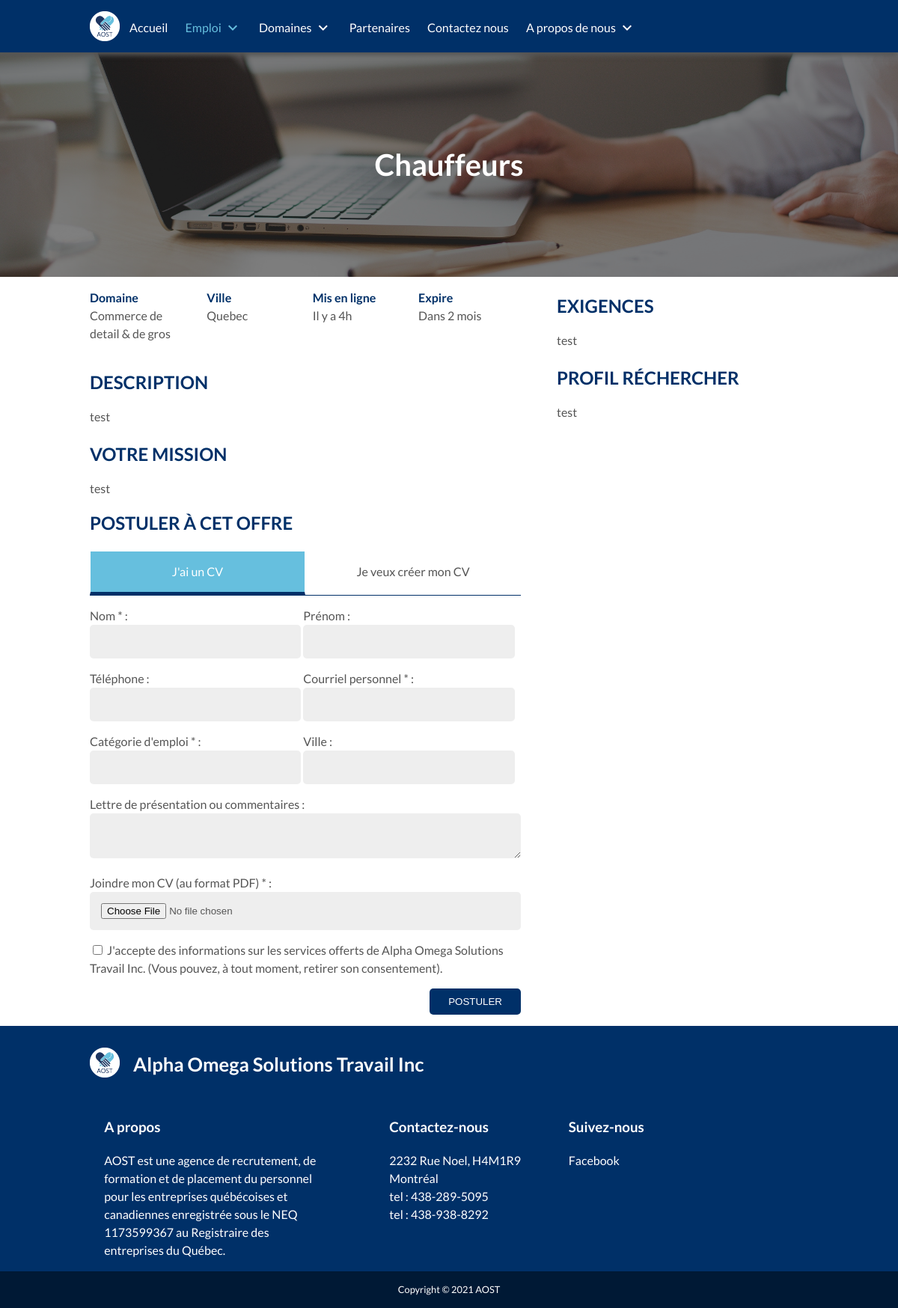
Screenshot of /job/offers/a/chauffeurs/2/ with the database file from the repository.
### tables this page shows
CREATE TABLE IF NOT EXISTS `subdomains` (
  `id` bigint(20) NOT NULL AUTO_INCREMENT,
  `id_admin` bigint(20) NOT NULL,
  `id_domain` bigint(20) NOT NULL,
  `name` varchar(200) NOT NULL,
  `color` varchar(100) NOT NULL,
  `image` varchar(255) NOT NULL,
  `added_at` datetime NOT NULL DEFAULT CURRENT_TIMESTAMP,
  PRIMARY KEY (`id`),
  KEY `id_domain` (`id_domain`),
  KEY `fk_admin` (`id_admin`)
);

CREATE TABLE IF NOT EXISTS `domains` (
  `id` bigint(20) NOT NULL AUTO_INCREMENT,
  `id_admin` bigint(20) NOT NULL,
  `name` varchar(100) NOT NULL,
  `color` varchar(100) NOT NULL,
  `image` varchar(100) NOT NULL,
  `added_at` datetime NOT NULL DEFAULT CURRENT_TIMESTAMP,
  PRIMARY KEY (`id`),
  KEY `id_admin` (`id_admin`)
);

CREATE TABLE IF NOT EXISTS `city` (
  `id` bigint(20) NOT NULL AUTO_INCREMENT,
  `name` varchar(150) NOT NULL,
  `added_at` datetime NOT NULL DEFAULT CURRENT_TIMESTAMP,
  PRIMARY KEY (`id`)
);

CREATE TABLE IF NOT EXISTS `offers` (
  `id` bigint(20) NOT NULL AUTO_INCREMENT,
  `id_admin` bigint(20) NOT NULL,
  `id_subdomain` bigint(20) NOT NULL,
  `id_city` bigint(20) NOT NULL,
  `compagny` varchar(100) NOT NULL,
  `description` longtext COMMENT 'Description globale de la demande',
  `missions` longtext COMMENT 'description détaillée (par mission) de la demande',
  `skill` longtext COMMENT 'compétences requises du postulant',
  `candidate_profile` longtext COMMENT 'Informations requises du postulant (age, annee d''experience, caractere etc...)',
  `cv` int(1) NOT NULL DEFAULT '0' COMMENT 'vaudra 1 si un CV est requit pour postuler',
  `motivation` int(1) NOT NULL DEFAULT '0' COMMENT 'Vaudra 1 si une lettre de motivation est requise pour postuler',
  `deleted` int(2) NOT NULL DEFAULT '0' COMMENT 'Vaudra 1 si supprimé par un admin (restera présente dans un onglet archives ou corbeille)',
  `expired` int(2) NOT NULL DEFAULT '0' COMMENT 'vaudra 1 si déjà expiré',
  `deadline` datetime NOT NULL COMMENT 'Date limite',
  `added_at` datetime NOT NULL DEFAULT CURRENT_TIMESTAMP,
  PRIMARY KEY (`id`),
  KEY `fk_city` (`id_city`),
  KEY `fk_subdomain` (`id_subdomain`),
  KEY `fk_admin` (`id_admin`)
);

### outils/php/Posting.class.php (the view, shortened to what the rows shown need)
<?php
class Posting{
  private $title;
  private $id_offer;
  private $btnTitle;
  private $pageTraitement;
  public function __construct($pageTraitement, $title, $btnTitle, $id_offer){
    $this->pageTraitement= $pageTraitement;
    $this->title= $title;
    $this->btnTitle= $btnTitle;
    $this->id_offer= $id_offer;
  }
  public function getPostingSection(){
    global $domain;
    global $subdomain;
    $current_offer=[
      'id'=>0,
      'id_admin'=>0,
      'id_subdomain'=>0,
      'id_city'=>0,
      'compagny'=>0,
      'description'=>"",
      'missions'=>"",
      'skill'=>"",
      'candidate_profile'=>"",
      'cv'=>0,
      'motivation'=>0,
      'deleted'=>0,
      'expired'=>0,
      'deadline'=>"",
      'added_at'=>""
    ];
    $offer = new Offer($current_offer);
    if($this->id_offer != ""){
      $offer = $offer -> getOffer($this->id_offer);
    }else {
      $offer->setCv(1);
      $offer->setMotivation(1);
    }
    ?>
    <link rel="stylesheet" href="<?php echo _ROOT_PATH."outils/css/posting.css" ?>"/>
    <h2 class=" margin-top-none"><?php echo $this->title; ?></h2>
    <div class="cv_header">
      <div class="have_cv_btn cv_btn_active">J'ai un CV</div>
      <div class="make_cv_btn">Je veux créer mon CV</div>
    </div>
    <div class="have_cv_block">
      <form class="" action="<?php echo _ROOT_PATH; ?><?php echo $this->pageTraitement; ?>" method="post" enctype="multipart/form-data">
        <div class="input-block">
          <label for="name">Nom<span class="form-required"> </span> :</label>
          <input type="text" name="name" required value="">
        </div>
        <div class="input-block">
          <label for="first_name">Prénom :</label>
          <input type="text" name="first_name" value="">
        </div>
        <div class="input-block">
          <label for="phone">Téléphone :</label>
          <input type="text" name="phone" value="">
        </div>
        <div class="input-block">
          <label for="email">Courriel personnel<span class="form-required"> </span> :</label>
          <input type="text" name="email" value="">
        </div>
        <div class="input-block job-block-cv">
          <label for="job-category-cv">Catégorie d'emploi<span class="form-required"> </span> :</label>
          <input type="text" class="job-category" id="job-category-cv" name="domain" readonly required>
        </div>
        <div class="input-block">
          <label for="city">Ville :</label>
          <input type="text" name="city" value="">
        </div>
        <div class="input-block text-area-block">
          <label for="about">Lettre de présentation ou commentaires :</label>
          <textarea name="about" ></textarea>
        </div>
        <div class="input-block text-area-block">
          <label for="cv_file">Joindre mon CV (au format PDF)<span class="form-required"> </span> :</label>
          <input type="file" name="cv_file" required value="">
        </div>
        <div class="checkbox-block">
          <input type="checkbox" id="EULA2" name="" value="" required>
          <label for="EULA2">J'accepte des informations sur les services offerts de Alpha Omega Solutions Travail Inc. (Vous pouvez, à tout moment, retirer son consentement).</label>
        </div>
        <div class="button-block">
          <button type="submit" class="btn btn-primary" name="button"><?php echo $this->btnTitle; ?></button>
        </div>
      </form>
    </div>
        <?php
        $domains = $domain->getDomains();
        foreach($domains as $domain){
          $subdomains = $subdomain->getListSubdomains($domain->getId());
          ?>
            <?php foreach($subdomains as $subdomain){ ?>
              <div class="sub_domain_modal_item">
                <label for="<?php echo $subdomain->getName().$domain->getId(); ?>"><?php echo $subdomain->getName(); ?></label>
                <input class="sd_item" type="checkbox" id="<?php echo $subdomain->getName().$domain->getId(); ?>" name="<?php echo $subdomain->getName(); ?>" value="<?php echo $subdomain->getName(); ?>" onchange="fillSubDomain(this)">
              </div>
            <?php } ?>
        <?php }?>
        <?php
        $domains = $domain->getDomains();
        foreach($domains as $domain){
          $subdomains = $subdomain->getListSubdomains($domain->getId());
          ?>
            <?php foreach($subdomains as $subdomain){ ?>
              <div class="sub_domain_modal_item">
                <label for="<?php echo $subdomain->getName()."-".$domain->getId(); ?>"><?php echo $subdomain->getName(); ?></label>
                <input class="sd_item" type="checkbox" id="<?php echo $subdomain->getName()."-".$domain->getId(); ?>" name="<?php echo $subdomain->getName(); ?>" value="<?php echo $subdomain->getName(); ?>" onchange="fillSubDomainNoCv(this)">
              </div>
            <?php } ?>
        <?php }?>
  <?php }
}
?>

### job/offers/about/about.php
<div class="container-box" style="background-image: url('/aost/img/bg/bg1.jpg');">
  <div class="container-box-shadow">
    <div class="offset-10-laptop container-box-body" style="">
      <div class="container-title"><?php echo ucwords($subdomain->getName()); ?></div>
    </div>
  </div>
</div>
<div class="offset-10-laptop section_asside_block">
  <div class="section">
    <div class="infos_block">
      <div class="infos_text_item">
        <span>Domaine</span>
        <p>
          <?php
          $domain = $domain->getDomain($subdomain->getId_domain());
          echo $domain->getName();
          ?>
        </p>
      </div>
      <div class="infos_text_item">
        <span>Ville</span>
        <p>
          <?php
          $city = $city->getCity($offer->getId_city());
          echo $city->getName();
          ?>
        </p>
      </div>
      <div class="infos_text_item">
        <span>Mis en ligne</span>
        <p><?php echo get_elapsed_time($offer->getAdded_at()); ?></p>
      </div>
      <div class="infos_text_item">
        <span>Expire</span>
        <p><?php echo get_expired_time($offer->getDeadline()); ?></p>
      </div>
    </div>
    <div class="about_block">
      <h2 class="margin-bottom-none">Description</h2>
      <div class="about_text">
        <?php echo htmlspecialchars_decode($offer->getDescription()); ?>
      </div>
    </div>
    <div class="about_block">
      <h2 class="margin-bottom-none">Votre mission</h2>
      <div class="about_text">
        <?php echo htmlspecialchars_decode($offer->getMissions()); ?>
      </div>
    </div>
  </div>
  <div class="aside">
    <div class="about_block">
      <h2 class="margin-bottom-none">Exigences</h2>
      <div class="about_text">
        <?php echo htmlspecialchars_decode($offer->getSkill()); ?>
      </div>
    </div>
    <div class="about_block">
      <h2 class="margin-bottom-none">Profil réchercher</h2>
      <div class="about_text">
        <?php echo htmlspecialchars_decode($offer->getCandidate_profile()); ?>
      </div>
    </div>
  </div>
</div>
<div class="offset-10-laptop">
  <div class="posting-block">
    <?php
    $Posting = new Posting("outils/php/traitement/candidacy/add-candidacy.php", "Postuler à cet offre", "Postuler", $offer->getId());
    echo $Posting->getPostingSection();
    ?>
  </div>
</div>

### rows the page displays
subdomains: name "Chauffeurs"
domains: name "Commerce de detail & de gros"
city: name "Quebec"
offers: added_at "Il y a 4h", deadline "Dans 2 mois", description "test", missions "test", skill "test", candidate_profile "test"

### other values shown
$this->title "POSTULER À CET OFFRE"
$this->btnTitle "POSTULER"
